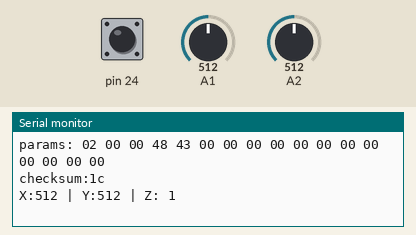
Simulated run of this sketch. Board: Arduino Mega 2560, built with avr-gcc and run on an emulated ATmega2560. Parts: the last lines printed to the serial monitor. The test bench sets the inputs (shaded band); at power-on: A1 = 512, A2 = 512, pin 24 HIGH.

Above: at 1.2 s.
1.3 s: A1 set to 390
At 2.03 s:
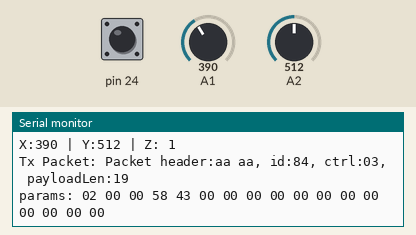
4.3 s: A2 set to 390
At 5.06 s:
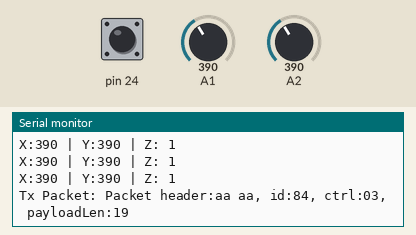
7.3 s: pin 24 pulled LOW for 0.15 s
At 7.38 s:
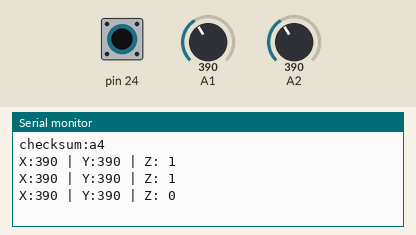
10.4 s: pin 24 pulled LOW for 1 s
At 10.52 s:
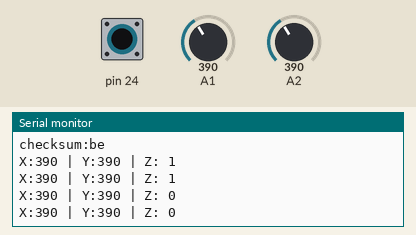
13.6 s: A1 set to 410
At 13.65 s:
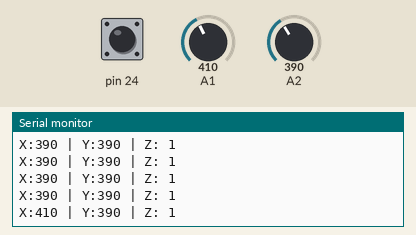
16.6 s: A2 set to 716
At 18.2 s:
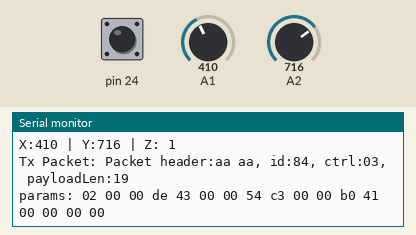
Timing chart, 0 to 19.7 s (numbered marks = the images above; inputs shaded):
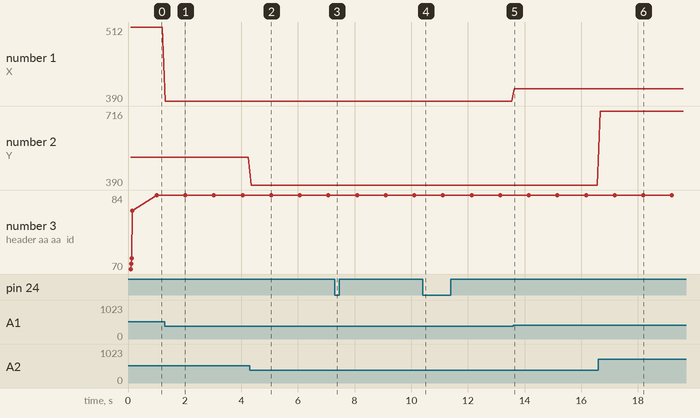

Measured:
- after the input at 1.3 s, the serial monitor: prints a new line at once (image 1)
- after the input at 4.3 s, the serial monitor: prints a new line after 0.05 s (image 2)
- after the input at 7.3 s, the serial monitor: prints a new line after 0.08 s (image 3)
- after the input at 10.4 s, the serial monitor: prints a new line at once (image 4)
- after the input at 13.6 s, the serial monitor: prints a new line at once (image 5)
- after the input at 16.6 s, the serial monitor: prints a new line after 0.07 s (image 6)
- plotted number 1: 512 → 390 after the input at 1.3 s, 390 → 410 after the input at 13.6 s
- plotted number 2: 390 → 716 after the input at 16.6 s

The sketch:

DobotDemo_PTP_.ino
```cpp
// (licence header left out)
#include "stdio.h"
#include "Protocol.h"
#include "command.h"
#include "FlexiTimer2.h"
int valuex, valuey, valuez = 0;
//Set Serial TX&RX Buffer Size
#define SERIAL_TX_BUFFER_SIZE 64
#define SERIAL_RX_BUFFER_SIZE 256

//#define JOG_STICK //有一定判断所用
/*********************************************************************************************************
** Global parameters
*********************************************************************************************************/
EndEffectorParams gEndEffectorParams;

JOGJointParams  gJOGJointParams;
JOGCoordinateParams gJOGCoordinateParams;
JOGCommonParams gJOGCommonParams;
JOGCmd          gJOGCmd;

PTPCoordinateParams gPTPCoordinateParams;
PTPCommonParams gPTPCommonParams;
PTPCmd          gPTPCmd;

uint64_t gQueuedCmdIndex;

/*********************************************************************************************************
** Function name:       setup
** Descriptions:        Initializes Serial
** Input parameters:    none
** Output parameters:   none
** Returned value:      none
*********************************************************************************************************/
void setup() {
  Serial.begin(115200);
  Serial1.begin(115200);
  printf_begin();
  //Set Timer Interrupt
  FlexiTimer2::set(100, Serialread);
  FlexiTimer2::start();
  pinMode(24, INPUT_PULLUP);

    InitRAM();

  ProtocolInit();

  SetJOGJointParams(&gJOGJointParams, true, &gQueuedCmdIndex);

  SetJOGCoordinateParams(&gJOGCoordinateParams, true, &gQueuedCmdIndex);

  SetJOGCommonParams(&gJOGCommonParams, true, &gQueuedCmdIndex);

  SetPTPCoordinateParams(&gPTPCoordinateParams, true, &gQueuedCmdIndex);

  SetPTPCmd(&gPTPCmd, true, &gQueuedCmdIndex);
}

/*********************************************************************************************************
** Function name:       Serialread
** Descriptions:        import data to rxbuffer
** Input parametersnone:
** Output parameters:
** Returned value:
*********************************************************************************************************/
void Serialread()
{
  while (Serial1.available()) {
    uint8_t data = Serial1.read();
    if (RingBufferIsFull(&gSerialProtocolHandler.rxRawByteQueue) == false) {
      RingBufferEnqueue(&gSerialProtocolHandler.rxRawByteQueue, &data);
    }
  }
}
/*********************************************************************************************************
** Function name:       Serial_putc
** Descriptions:        Remap Serial to Printf
** Input parametersnone:
** Output parameters:
** Returned value:
*********************************************************************************************************/
int Serial_putc( char c, struct __file * )
{
  Serial.write( c );
  return c;
}

/*********************************************************************************************************
** Function name:       printf_begin
** Descriptions:        Initializes Printf
** Input parameters:
** Output parameters:
** Returned value:
*********************************************************************************************************/
void printf_begin(void)
{
  fdevopen( &Serial_putc, 0 );
}

/*********************************************************************************************************
** Function name:       InitRAM
** Descriptions:        Initializes a global variable
** Input parameters:    none
** Output parameters:   none
** Returned value:      none
*********************************************************************************************************/
void InitRAM(void)
{
  //Set JOG Model
  gJOGJointParams.velocity[0] = 200;
  gJOGJointParams.velocity[1] = 200;
  gJOGJointParams.velocity[2] = 200;
  gJOGJointParams.velocity[3] = 200;
  gJOGJointParams.acceleration[0] = 80;
  gJOGJointParams.acceleration[1] = 80;
  gJOGJointParams.acceleration[2] = 80;
  gJOGJointParams.acceleration[3] = 80;

  gJOGCoordinateParams.velocity[0] = 200;
  gJOGCoordinateParams.velocity[1] = 200;
  gJOGCoordinateParams.velocity[2] = 200;
  gJOGCoordinateParams.velocity[3] = 200;
  gJOGCoordinateParams.acceleration[0] = 80;
  gJOGCoordinateParams.acceleration[1] = 80;
  gJOGCoordinateParams.acceleration[2] = 80;
  gJOGCoordinateParams.acceleration[3] = 80;

  gJOGCommonParams.velocityRatio = 50;
  gJOGCommonParams.accelerationRatio = 50;

  gJOGCmd.cmd = AP_DOWN;
  gJOGCmd.isJoint = JOINT_MODEL;


  //Set PTP Model
  gPTPCoordinateParams.xyzVelocity = 30;
  gPTPCoordinateParams.rVelocity = 100;
  gPTPCoordinateParams.xyzAcceleration = 800;
  gPTPCoordinateParams.rAcceleration = 80;

  gPTPCommonParams.velocityRatio = 50;
  gPTPCommonParams.accelerationRatio = 50;

  gPTPCmd.ptpMode = MOVL_XYZ;
  gPTPCmd.x = 200;
  gPTPCmd.y = 0;
  gPTPCmd.z = 0;
  gPTPCmd.r = 0;

  gQueuedCmdIndex = 0;


}

/*********************************************************************************************************
** Function name:       loop
** Descriptions:        Program entry
** Input parameters:    none
** Output parameters:   none
** Returned value:      none
*********************************************************************************************************/

void loop()
{
  for (; ;)
  {
    static uint32_t timer = millis();//常数，millis会变化
    static uint32_t count = 0;
    static uint32_t timer_move = millis();
    int tempofcount;
            if(millis() - timer > 100)//伸缩程序
            {
                timer = millis();
                valuex = analogRead(A1);
                 Serial.print("X:");
                 Serial.print(valuex, DEC);
                 valuey = analogRead(A2);
                 Serial.print(" | Y:");
                 Serial.print(valuey, DEC);
                 valuez = digitalRead(24);
                 Serial.print(" | Z: ");
                 Serial.println(valuez, DEC);
                 if(valuex<400)
                 {
                  gPTPCmd.x += 2;
                 }
                 else if(valuex>600)
                 {
                  gPTPCmd.x -= 2;
                 }
                  if(valuey<400)
                 {
                  gPTPCmd.y -= 2;
                 }
                 else if(valuey>600)
                 {
                  gPTPCmd.y += 2;
                 }
                  if(valuez==0)
                 {
                  gPTPCmd.z += 2;
                 }

          if(millis() - timer_move > 1000)//一次运行时间与下一次运行时间间隔两秒钟
          {
            timer_move = millis();
           SetPTPCmd(&gPTPCmd, true, &gQueuedCmdIndex);

          }

  /*
     以上为demo部分，应该是。。。。
  */
  ProtocolProcess();//Protocol 进程
}
  }
  }
```

Message.cpp
```cpp
// (licence header left out)
#include "Message.h"
#include "Packet.h"
#include <string.h>


/*********************************************************************************************************
** Function name:       MessageRead
** Descriptions:        Read a message from rx packet queue
** Input parameters:    protocolHandler and message
** Output parameters:   None
** Returned value:      ProtocolResult
*********************************************************************************************************/
ProtocolResult MessageRead(ProtocolHandler *protocolHandler, Message *message)
{
    RingBuffer *rxPacketQueue = &protocolHandler->rxPacketQueue;
    Packet *packet = &protocolHandler->rxAppPacket;

    if (RingBufferIsEmpty(rxPacketQueue)) {
        return ProtocolReadMessageQueueEmpty;
    }
    // Read a packet
    RingBufferDequeue(rxPacketQueue, packet);
    // Transform to message
    message->id = packet->payload.id;
    message->rw = packet->payload.ctrl & 0x01;
    message->isQueued = (packet->payload.ctrl >> 1) & 0x01;
    message->paramsLen = packet->header.payloadLen - 2;
    if (message->paramsLen) {
        memcpy(&message->params[0], &packet->payload.params[0], message->paramsLen);
    }
    return ProtocolNoError;
}

/*********************************************************************************************************
** Function name:       MessageWrite
** Descriptions:        Write a message to tx packet queue
** Input parameters:    protocolHandler and message
** Output parameters:   None
** Returned value:      ProtocolResult
*********************************************************************************************************/
ProtocolResult MessageWrite(ProtocolHandler *protocolHandler, const Message *message)
{
    RingBuffer *txPacketQueue = &protocolHandler->txPacketQueue;
    Packet *packet = &protocolHandler->txAppPacket;

    if (RingBufferIsFull(txPacketQueue)) {
        return ProtocolWritePacketQueueFull;
    }
    // Header
    packet->header.payloadLen = message->paramsLen + 2;

    // Payload
    packet->payload.id = message->id;
    packet->payload.ctrl = 0;
    packet->payload.ctrl |= message->rw & 0x01;
    packet->payload.ctrl |= (message->isQueued << 1) & 0x02;
    if (message->paramsLen) {
        memcpy(&packet->payload.params[0], &message->params[0], message->paramsLen);
    }
    RingBufferEnqueue(txPacketQueue, packet);

    return ProtocolNoError;
}

/*********************************************************************************************************
** Function name:       MessageProcess
** Descriptions:
** Input parameters:    protocolHandler and message
** Output parameters:   None
** Returned value:      None
*********************************************************************************************************/
void MessageProcess(ProtocolHandler *protocolHandler)
{
    PacketProcess(protocolHandler);
}
```

Message.h
```cpp
// (licence header left out)
#ifndef MESSAGE_H
#define MESSAGE_H

#include "ProtocolDef.h"

typedef enum tagProtocolResult {
    ProtocolNoError,
    ProtocolReadMessageQueueEmpty,
    ProtocolWritePacketQueueFull
}ProtocolResult;

#ifdef __cplusplus
extern "C" {
#endif

/*********************************************************************************************************
** Function name:       MessageRead
** Descriptions:        Read a message from rx message queue
** Input parameters:    protocolHandler and message
** Output parameters:   None
** Returned value:      ProtocolResult
*********************************************************************************************************/
extern ProtocolResult MessageRead(ProtocolHandler *protocolHandler, Message *message);

/*********************************************************************************************************
** Function name:       MessageWrite
** Descriptions:        Write a message to tx message queue
** Input parameters:    protocolHandler and message
** Output parameters:   None
** Returned value:      ProtocolResult
*********************************************************************************************************/
extern ProtocolResult MessageWrite(ProtocolHandler *protocolHandler, const Message *message);

/*********************************************************************************************************
** Function name:       MessageProcess
** Descriptions:
** Input parameters:    protocolHandler and message
** Output parameters:   None
** Returned value:      None
*********************************************************************************************************/
extern void MessageProcess(ProtocolHandler *protocolHandler);

#ifdef __cplusplus
}
#endif

#endif
```

Packet.cpp
```cpp
// (licence header left out)
#include "Packet.h"
#include <stdio.h>

/*********************************************************************************************************
** Function name:       PacketReadProcess
** Descriptions:        Packet read process
** Input parameters:    packetHandler
** Output parameters:   None
** Returned value:      None
*********************************************************************************************************/
static void PacketReadProcess(ProtocolHandler *protocolHandler)
{
    RingBuffer *rxRawByteQueue = &protocolHandler->rxRawByteQueue;
    RingBuffer *rxPacketQueue = &protocolHandler->rxPacketQueue;
    Packet *packet = &protocolHandler->rxDLPacket;

    while (1) {
        uint8_t packetLen = RingBufferGetCount(rxRawByteQueue);
        /*
         * 2 sync bytes, 1 payload length, at least 2 payload(id, ctrl), and 1 checksum
         * That is, 4 extra bytes, and at least 2 payload
         */
#if 0
        if (packetLen == 0) {
            break;
        }
        while (RingBufferIsEmpty(rxRawByteQueue) == false) {
            uint8_t data;
            RingBufferDequeue(rxRawByteQueue, &data);
            printf("%02x ",data);
        }
        printf("\r\n");
        break;
#endif

        if (packetLen < 6) {
            break;
        }
        // The first sync byte
        uint8_t syncByte1 = *(uint8_t *)RingBufferDataAt(rxRawByteQueue, 0);
        if (syncByte1 != SYNC_BYTE) {
            RingBufferDequeue(rxRawByteQueue, 0);
            continue;
        }
        // The second sync byte
        uint8_t syncByte2 = *(uint8_t *)RingBufferDataAt(rxRawByteQueue, 1);
        if (syncByte2 != SYNC_BYTE) {
            RingBufferDequeue(rxRawByteQueue, 0);
            RingBufferDequeue(rxRawByteQueue, 0);
            continue;
        }
        // The payload length
        uint8_t payloadLen = *(uint8_t *)RingBufferDataAt(rxRawByteQueue, 2);
        if (payloadLen >= SYNC_BYTE) {
            RingBufferDequeue(rxRawByteQueue, 0);
            continue;
        }

        // If not enough data now, just break to wait
        if (packetLen < payloadLen + 4) {
            break;
        }
        // The payload will never larger than SYNC_BYTE
        if (packetLen >= SYNC_BYTE) {
            RingBufferDequeue(rxRawByteQueue, 0);
            continue;
        }

        // Checksum
        uint8_t checksum = 0;
        // payloadLen + 1, so we also plus the original checksum!!!
        for (uint32_t i = 0; i < (uint32_t)(payloadLen + 1); i++) {
            checksum += *(uint8_t *)RingBufferDataAt(rxRawByteQueue, 3 + i);
        }
        if (checksum != 0) {
            RingBufferDequeue(rxRawByteQueue, 0);
            RingBufferDequeue(rxRawByteQueue, 0);
            RingBufferDequeue(rxRawByteQueue, 0);
            continue;
        }

        // Now all are satisfied
        RingBufferDequeue(rxRawByteQueue, &packet->header.syncBytes[0]);
        RingBufferDequeue(rxRawByteQueue, &packet->header.syncBytes[1]);
        RingBufferDequeue(rxRawByteQueue, &packet->header.payloadLen);
        RingBufferDequeue(rxRawByteQueue, &packet->payload.id);
        RingBufferDequeue(rxRawByteQueue, &packet->payload.ctrl);
        for (uint32_t i = 0; i < (uint32_t)(payloadLen - 2); i++) {
            RingBufferDequeue(rxRawByteQueue, &packet->payload.params[i]);
        }
        RingBufferDequeue(rxRawByteQueue, &packet->checksum);
        // Enqueu to rxPacketQueue
        RingBufferEnqueue(rxPacketQueue, packet);
    }
}

/*********************************************************************************************************
** Function name:       PacketWriteProcess
** Descriptions:        Packet write process
** Input parameters:    packetHandler
** Output parameters:   None
** Returned value:      None
*********************************************************************************************************/
static void PacketWriteProcess(ProtocolHandler *protocolHandler)
{
    RingBuffer *txPacketQueue = &protocolHandler->txPacketQueue;
    RingBuffer *txRawByteQueue = &protocolHandler->txRawByteQueue;

    while (RingBufferGetCount(txPacketQueue) != 0) {
        Packet *packet = (Packet *)RingBufferDataAt(txPacketQueue, 0);
        if (RingBufferGetLeft(txRawByteQueue) >= (uint32_t)(packet->header.payloadLen + 4)) {
            packet->header.syncBytes[0] = SYNC_BYTE;
            packet->header.syncBytes[1] = SYNC_BYTE;
            uint8_t checksum = 0;
            checksum += packet->payload.id;
            checksum += packet->payload.ctrl;
            for (uint32_t i = 0; i < (uint32_t)(packet->header.payloadLen - 2); i++) {
                checksum += packet->payload.params[i];
            }
            packet->checksum = (uint8_t)(0 - checksum);

            RingBufferEnqueue(txRawByteQueue, &packet->header.syncBytes[0]);
            RingBufferEnqueue(txRawByteQueue, &packet->header.syncBytes[1]);
            RingBufferEnqueue(txRawByteQueue, &packet->header.payloadLen);

            RingBufferEnqueue(txRawByteQueue, &packet->payload.id);
            RingBufferEnqueue(txRawByteQueue, &packet->payload.ctrl);
            for (uint32_t i = 0; i < (uint32_t)(packet->header.payloadLen - 2); i++) {
                RingBufferEnqueue(txRawByteQueue, &packet->payload.params[i]);
            }
            RingBufferEnqueue(txRawByteQueue, &packet->checksum);
            RingBufferDequeue(txPacketQueue, 0);

            #if 1
            printf("Tx Packet: ");

            printf("Packet header:%02x %02x, id:%d, ctrl:%02x, payloadLen:%d\r\n", packet->header.syncBytes[0],
                    packet->header.syncBytes[1],packet->payload.id, packet->payload.ctrl, packet->header.payloadLen);
            printf("params: ");
            for(int i=0; i<packet->header.payloadLen-2; i++)
            {
                printf("%02x ", packet->payload.params[i]);
            }
            printf("\r\nchecksum:%02x\r\n", packet->checksum);
            #endif
        } else {
            break;
        }
    }
}

/*********************************************************************************************************
** Function name:       PacketProcess
** Descriptions:        Packet write process
** Input parameters:    packetHandler
** Output parameters:   None
** Returned value:      None
*********************************************************************************************************/
void PacketProcess(ProtocolHandler *protocolHandler)
{
    PacketReadProcess(protocolHandler);
    PacketWriteProcess(protocolHandler);
}
```

Source omitted: Packet.h (1424 bytes), Protocol.cpp (4020 bytes), Protocol.h (1952 bytes), ProtocolDef.h (2069 bytes), ProtocolID.h (5446 bytes), RingBuffer.cpp (4347 bytes), RingBuffer.h (5754 bytes), command.cpp (12663 bytes), command.h (4757 bytes)
